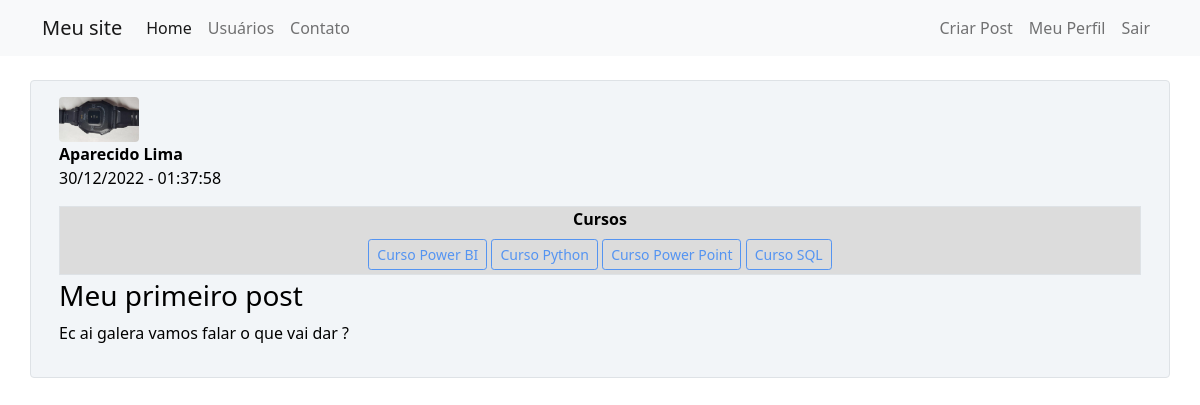
The page /post/1 (signed in) on the database its author committed.
### comunidadeimpressionadora/models.py (models this page shows, shortened)
class Usuario(database.Model, UserMixin):
    id = database.Column(database.Integer, primary_key=True)
    username = database.Column(database.String, nullable=False)
    email = database.Column(database.String, nullable=False, unique=True)
    senha = database.Column(database.String, nullable=False)
    foto_perfil = database.Column(database.String, default='default.jpg')
    posts = database.relationship('Post', backref='autor', lazy=True)
    cursos = database.Column(database.String, nullable=False, default='Não informado')

class Post(database.Model):
    id = database.Column(database.Integer, primary_key=True)
    titulo = database.Column(database.String, nullable=False)
    corpo = database.Column(database.String, nullable=False)
    data_criacao = database.Column(database.DateTime, nullable=False, default=datetime.utcnow)
    id_usuario = database.Column(database.Integer, database.ForeignKey('usuario.id'), nullable=False)

### comunidadeimpressionadora/routes.py (the view)
@app.route('/post/<post_id>', methods=['GET', 'POST'])
@login_required
def exibir_post(post_id):
    post = Post.query.get(post_id)
    if current_user == post.autor:
        form = FormCriarPost()
        if request.method == 'GET':
            form.titulo.data = post.titulo
            form.corpo.data = post.corpo
        elif form.validate_on_submit():
            post.titulo = form.titulo.data
            post.corpo = form.corpo.data
            database.session.commit()
            flash('Post Alterado com Sucesso', 'alert-success')
            return redirect(url_for('home'))
    else:
        form = None
    return render_template('post.html', post=post, form=form)

### comunidadeimpressionadora/models.py (called while the page is built)
@login_manager.user_loader
def load_usuario(id_usuario):
    return Usuario.query.get(int(id_usuario))

### comunidadeimpressionadora/templates/post.html (shortened to what this page needs)
{% extends 'base.html' %}
{% block body%}
<div class="container mt-3">
    <div class="row border mt-4 p-3 meupost rounded">
        <div class="col">
            <div><img src="{{ url_for('static', filename='fotos_perfil/{}'.format(post.autor.foto_perfil)) }}"
                      class="rounded" width="80"></div>
            <div>
                <strong>{{ post.autor.username}}</strong>
                <p>{{ post.data_criacao.strftime('%d/%m/%Y - %H:%M:%S') }}</p>
            </div>
            <div class="container border mb-1 mt-2 meupostcursos">
                <div class="row justify-content-center mb-1">
                    <div class="col col-12" style="text-align: center">
                        <strong>Cursos</strong><br>
                        {% for curso in post.autor.cursos.split(';') %}
                        <button type="button" class="btn btn-outline-primary btn-sm mt-2" disabled>{{ curso }}</button>
                        {% endfor %}
                    </div>
                </div>
            </div>
        </div>
        <div>
            <h3>{{post.titulo}} </h3>
            <p>{{post.corpo}}</p>
        </div>
    </div>
</div>
{% endblock %}

### comunidadeimpressionadora/static/main.css (style rules this page uses)
.meupost { background: #f2f5f8 !important; color: #000 !important; }
.meupostcursos { background: #DCDCDC !important; color: #000 !important; }

### rows shown on the page
Usuario: foto_perfil (picture), autor.username "Aparecido Lima"
Post: data_criacao "30/12/2022 - 01:37:58", titulo "Meu primeiro post", corpo "Ec ai galera vamos falar o que vai dar ?"

### other values the page prints
{{ curso }} "Curso Power BI" "Curso Python" "Curso Power Point" "Curso SQL"
